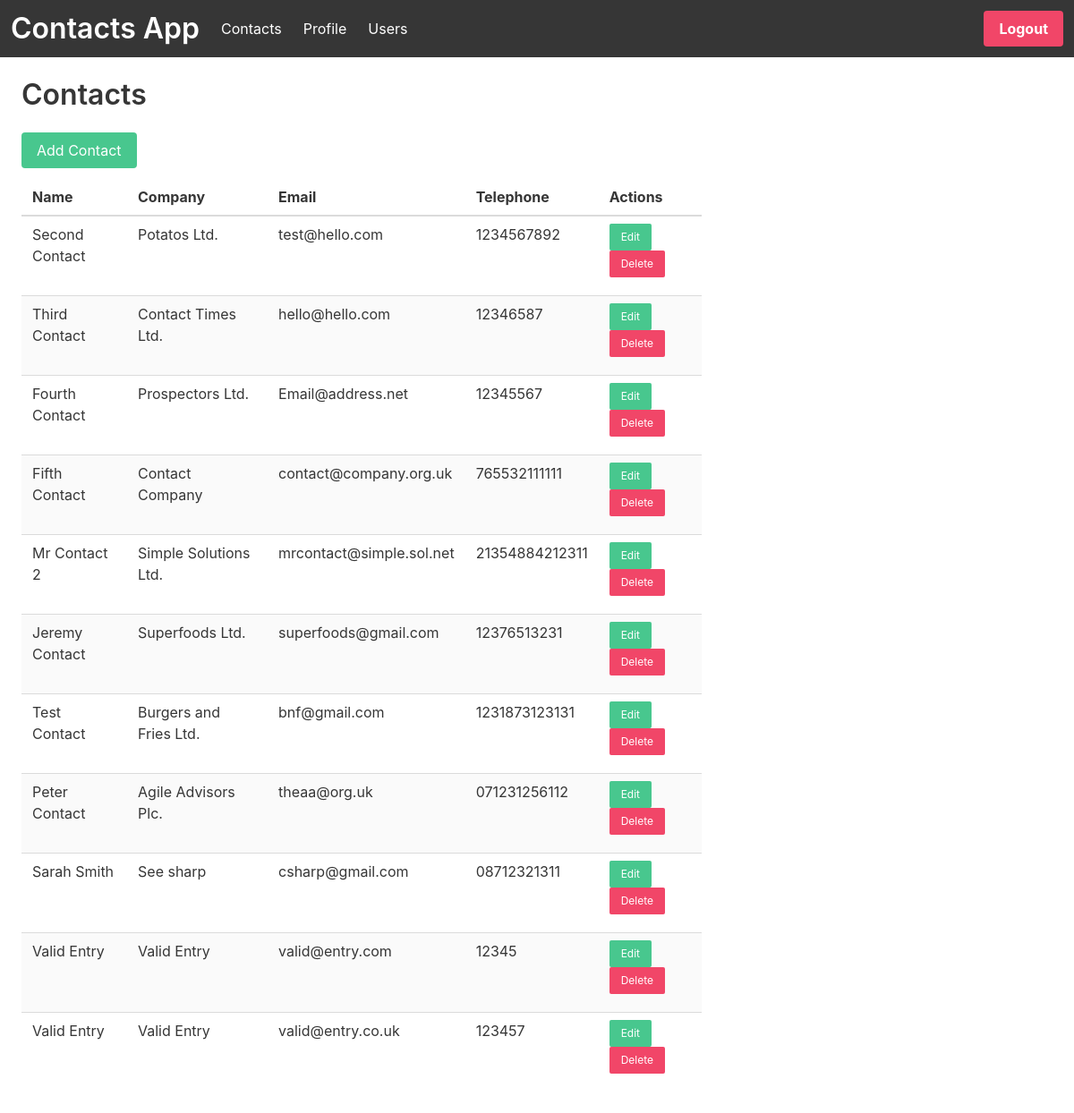
The page /contacts (signed in) on the database as committed earlier.
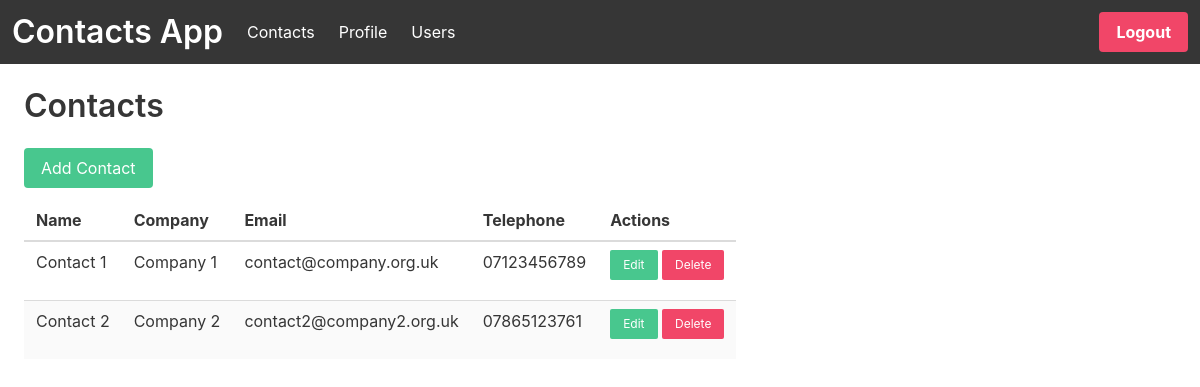
The same page on the database as committed later.
### project/models.py (models this page shows)
class Contacts(db.Model):
    id = db.Column(db.Integer, primary_key=True)
    name = db.Column(db.String(100))
    company = db.Column(db.String(100))
    phoneNumber = db.Column(db.String(100))
    email = db.Column(db.String(100))

### project/main.py (the view)
@main.route('/contacts')
@login_required
def contacts():
    contacts = Contacts.query.all()
    contactsCount = len(contacts)
    return render_template('contacts.html', isAdmin=(current_user.userType == "Admin"), contacts=contacts, contactsCount=contactsCount)

### project/__init__.py (called while the page is built)
@login_manager.user_loader
def load_user(user_id):
    return User.query.get(int(user_id))

### project/templates/contacts.html (shortened to what this page needs)
{% extends "base.html" %}
{% block content %}
<div class="column is-8">
    <h3 class="title">Contacts</h3>
    <div class="pb-3">
        <a class="button is-success" href="{{ url_for('main.addcontact') }}">Add Contact</a>
    </div>
{% if contactsCount > 0 %}
<table class="table is-striped is-hoverable">
    <thead>
    <tr>
        <th>Name</th>
        <th>Company</th>
        <th>Email</th>
        <th>Telephone</th>
        <th>Actions</th>
    </tr>
    </thead>
    <tbody>
    {% for contact in contacts %}
    <tr>
        <td>{{contact.name|truncate(50, True)}}</td>
        <td>{{contact.company|truncate(50, True)}}</td>
        <td>{{contact.email|truncate(50, True)}}</td>
        <td>{{contact.phoneNumber|truncate(50, True)}}</td>
        <td>
            <div class="pb-3">
                <a class="button is-success is-small" href="{{ url_for('main.editcontact', contact_id=contact.id) }}">Edit</a>
                {% if isAdmin %}
                <a class="button is-danger is-small" href="{{ url_for('main.deletecontact', contact_id=contact.id)}}">Delete</a>
                {% endif %}
            </div>
        </td>
    </tr>
    {% endfor %}
    </tbody>
</table>
{% else %}
<p>No contacts found</p>
{% endif %}
</div>
{% endblock %}

### project/templates/base.html (shortened to what this page needs)
<!DOCTYPE html>
<html>
<head>
    <link rel="stylesheet" href="https://cdn.jsdelivr.net/npm/bulma@0.9.4/css/bulma.min.css"/>
</head>
<body>
    <nav class="navbar is-dark" role="navigation">
        <div class="navbar-brand">
          <a href="{{ url_for('main.index') }}"><h1 class="navbar-item title has-text-white">Contacts App</h1></a>
        </div>
        <div class="navbar-menu">
            {% if current_user.is_authenticated %}
            <div class="navbar start">
                <a href="{{ url_for('main.contacts') }}" class="navbar-item has-text-white has-background-dark hideMe">
                    Contacts
                </a>
                <a href="{{ url_for('main.profile') }}" class="navbar-item has-text-white has-background-dark">
                    Profile
                </a>
                {% if current_user.userType == "Admin" %}
                <a href="{{ url_for('main.users') }}" class="navbar-item has-text-white has-background-dark hideMe">
                    Users
                </a>
                {% endif %}
            </div>
            {% endif %}
            <div class="navbar-end">
                <div class="navbar-item">
                    <div class="buttons">
                        {% if not current_user.is_authenticated %}
                        <a class="button is-primary has-text-white" href="{{ url_for('auth.signup') }}">
                        <strong>Sign up</strong>
                        </a>
                        <a class="button is-success has-text-white" href="{{ url_for('auth.login') }}">
                        <strong>Log in</strong>
                        </a>
                        {% else %}
                        <a class="button is-danger has-text-white" href="{{ url_for('auth.logout') }}">
                        <strong>Logout</strong>
                        </a>
                        {% endif %}
                    </div>
                </div>
            </div>
        </div>
    </nav>
    <div class="p-3">
        {% block content %}
        {% endblock %}
    </div>
</body>
</html>

Rows that differ between the two databases and show on the page:
removed Contacts: name "Third Contact", company "Contact Times Ltd.", email "hello@hello.com", phoneNumber "12346587"
removed Contacts: name "Fourth Contact", company "Prospectors Ltd.", email "Email@address.net", phoneNumber "12345567"
removed Contacts: name "Fifth Contact", company "Contact Company", email "contact@company.org.uk", phoneNumber "765532111111"
removed Contacts: name "Mr Contact 2", company "Simple Solutions Ltd.", email "mrcontact@simple.sol.net", phoneNumber "21354884212311"
removed Contacts: name "Jeremy Contact", company "Superfoods Ltd.", email "superfoods@gmail.com", phoneNumber "12376513231"
removed Contacts: name "Test Contact", company "Burgers and Fries Ltd.", email "bnf@gmail.com", phoneNumber "1231873123131"
removed Contacts: name "Peter Contact", company "Agile Advisors Plc.", email "theaa@org.uk", phoneNumber "071231256112"
removed Contacts: name "Sarah Smith", company "See sharp", email "csharp@gmail.com", phoneNumber "08712321311"
removed Contacts: name "Valid Entry", company "Valid Entry", email "valid@entry.com", phoneNumber "12345"
removed Contacts: name "Valid Entry", company "Valid Entry", email "valid@entry.co.uk", phoneNumber "123457"
added Contacts: name "Contact 1", company "Company 1", email "contact@company.org.uk", phoneNumber "07123456789"
changed Contacts: name "Second Contact" → "Contact 2"; company "Potatos Ltd." → "Company 2"; email "test@hello.com" → "contact2@company2.org.uk"; phoneNumber "1234567892" → "07865123761"
